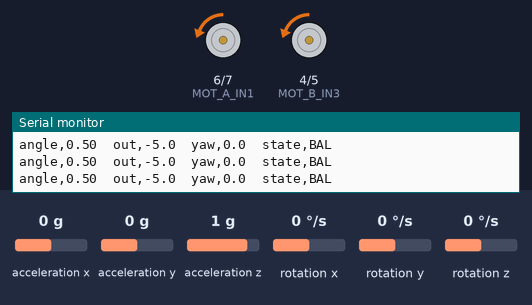
This sketch was run on a simulated ESP32-C6. Parts: motor-driver pin pairs drawn as motors (green arrow = first pin HIGH = forward, orange = second pin HIGH = backward, longer = more drive, scaled by the enable pin), the last lines printed to the serial monitor. Inputs (shaded band) come from the test bench; at power-on: rotation z 0 °/s, acceleration y 0 g, acceleration x 0 g, acceleration z 1 g, rotation x 0 °/s, rotation y 0 °/s.

Above: at 1.7 s.
1.8 s: rotation z set to -192 °/s
At 2.94 s:
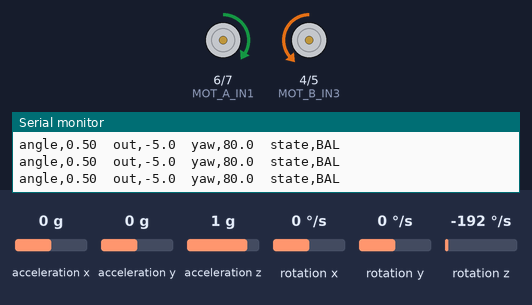
At 4.3 s:
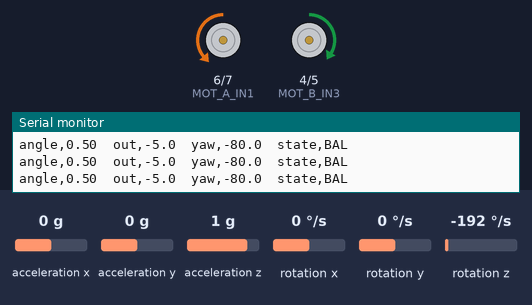
4.8 s: acceleration y set to -0.8 g
7.8 s: acceleration x set to -0.8 g
At 8.3 s:
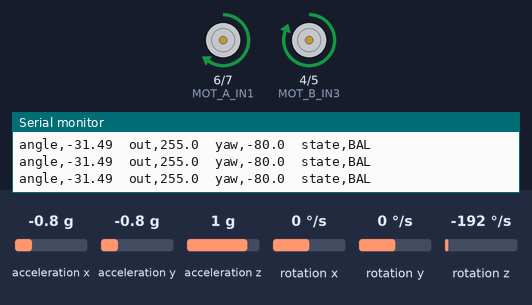
Timing chart, 0 to 11.3 s (numbered marks = the images above; inputs shaded):
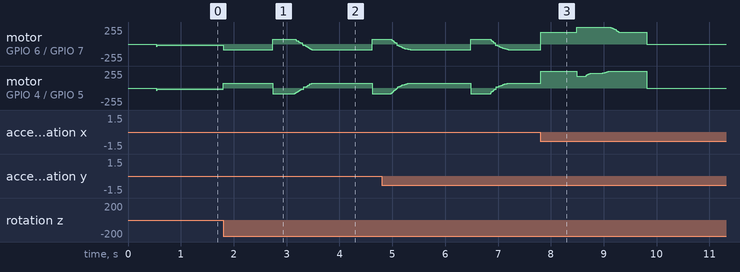

Measured:
- after the input at 1.8 s, motor on GPIO 6 (MOT_A_IN1) / GPIO 7 (MOT_A_IN2): ramps from forward 75/255 to backward 85/255 and jumps back, once every 1.9 s; motor on GPIO 4 (MOT_B_IN3) / GPIO 5 (MOT_B_IN4): ramps from backward 85/255 to forward 75/255 and jumps back, once every 1.9 s

The sketch:

esp32c6_self_balancing_robot.ino
```cpp
/*
 * =====================================================================================
 *  ESP32-C6 DevKitC-1  |  Self-Balancing Robot  (DMP approach)
 * =====================================================================================
 *
 *  BOARD      : "ESP32C6 Dev Module"  (Arduino-ESP32 core 3.x)
 *
 *  WIRING
 *  ------
 *    MPU6050            ESP32-C6
 *      VCC      ->      3V3          (NOT 5V - the module's LDO is unreliable on clones)
 *      GND      ->      GND
 *      SDA      ->      GPIO21
 *      SCL      ->      GPIO22
 *      AD0      ->      GND          (I2C address 0x68)
 *      INT      ->      (unused, we poll the FIFO)
 *
 *    L298N              ESP32-C6
 *      IN1      ->      GPIO6
 *      IN2      ->      GPIO7
 *      ENA      ->      GPIO8
 *      IN3      ->      GPIO4
 *      IN4      ->      GPIO5
 *      ENB      ->      GPIO10
 *      +12V     ->      2x18650 in series (~7.4V)
 *      GND      ->      battery GND  *AND*  ESP32 GND  (common ground is mandatory)
 *      +5V      ->      ESP32 5V/VIN pin (on-board 78M05 regulator, keep 5V jumper ON)
 * =====================================================================================
 */

#include <Wire.h>
#include "I2Cdev.h"
#include "MPU6050_6Axis_MotionApps20.h"
#include <PID_v1.h>

// =====================================================================================
//  PIN MAP
// =====================================================================================
#define I2C_SDA        21
#define I2C_SCL        22

#define MOT_A_IN1       6
#define MOT_A_IN2       7
#define MOT_A_EN        8      // PWM - ENA
#define MOT_B_IN3       4
#define MOT_B_IN4       5
#define MOT_B_EN       10      // PWM - ENB

// =====================================================================================
//  TUNABLES
// =====================================================================================

// ---- PID gains (tune in order: Kp, then Kd, then Ki) ----
double Kp = 10.0;
double Ki = 0;
double Kd = 0.5;

// ---- PID output clamp. Also the max PWM duty we ever send (0-255 scale) ----
#define PID_OUTPUT_LIMIT   255.0

// ---- Yaw anti-spin PID (keeps robot pointing straight) ----
double YawKp = 2.5;
double YawKi = 0.0;
double YawKd = 0.6;

// ---- PID sample time. MUST match the DMP rate (default DMP output = 100 Hz = 10 ms).
//      PID_v1 defaults to 100 ms which is far too slow to balance anything. ----
#define PID_SAMPLE_TIME_MS   10

// ---- Which DMP axis is "pitch" for your mounting orientation ----
//      0 = yaw, 1 = pitch, 2 = roll.  If the robot leans forward and the printed
//      angle barely moves, you picked the wrong axis - try 2.
#define TILT_AXIS             1

// ---- Mechanical zero. If the robot creeps forward at rest, nudge this by
//      +/- 0.5 deg until it sits still. ----
#define ANGLE_TRIM           0.5

// ---- Motor deadband. BO motors typically do nothing below ~40/255 duty.
//      Too high causes buzzing / limit-cycle oscillation. ----
#define MOTOR_MIN_PWM         20

// ---- PWM config. L298N is slow; 1 kHz is a safe, quiet-enough compromise. ----
#define PWM_FREQ_HZ        1000
#define PWM_RESOLUTION        8      // 8-bit -> analogWrite range 0..255

// ---- Fall detection ----
#define FALL_OUTPUT_THRESHOLD   (PID_OUTPUT_LIMIT - 5.0)
#define FALL_HOLD_MS          2000
#define FALL_ANGLE_LIMIT        45.0
#define RECOVER_ANGLE            3.0

// ---- Serial telemetry interval (printing every loop would throttle the loop) ----
#define PRINT_INTERVAL_MS      50

// =====================================================================================
//  GLOBALS
// =====================================================================================
MPU6050 mpu;                        // AD0 -> GND, so default address 0x68

bool     dmpReady    = false;
uint8_t  devStatus   = 0;
uint16_t packetSize  = 0;
uint16_t fifoCount   = 0;
uint8_t  fifoBuffer[64];

Quaternion  q;                      // [w, x, y, z]
VectorFloat gravity;                // [x, y, z]
float       ypr[3];                 // [yaw, pitch, roll] in radians

double pidInput    = 0.0;
double pidOutput   = 0.0;
double pidSetpoint = 0.0;

double yawInput    = 0.0;
double yawOutput   = 0.0;
double yawSetpoint = 0.0;

PID pid(&pidInput, &pidOutput, &pidSetpoint, Kp, Ki, Kd, DIRECT);
PID yawPid(&yawInput, &yawOutput, &yawSetpoint, YawKp, YawKi, YawKd, DIRECT);
#define YAW_OUTPUT_LIMIT   80.0

bool     fallen        = false;
uint32_t saturatedSince = 0;
uint32_t lastPrint      = 0;

// =====================================================================================
//  MOTOR CONTROL
// =====================================================================================
void setupMotors() {
  pinMode(MOT_A_IN1, OUTPUT);
  pinMode(MOT_A_IN2, OUTPUT);
  pinMode(MOT_B_IN3, OUTPUT);
  pinMode(MOT_B_IN4, OUTPUT);
  pinMode(MOT_A_EN,  OUTPUT);
  pinMode(MOT_B_EN,  OUTPUT);

  analogWriteResolution(MOT_A_EN, PWM_RESOLUTION);
  analogWriteResolution(MOT_B_EN, PWM_RESOLUTION);
  analogWriteFrequency(MOT_A_EN, PWM_FREQ_HZ);
  analogWriteFrequency(MOT_B_EN, PWM_FREQ_HZ);

  stopMotors();
}

void stopMotors() {
  analogWrite(MOT_A_EN, 0);
  analogWrite(MOT_B_EN, 0);
  digitalWrite(MOT_A_IN1, LOW);
  digitalWrite(MOT_A_IN2, LOW);
  digitalWrite(MOT_B_IN3, LOW);
  digitalWrite(MOT_B_IN4, LOW);
}

/*
 * driveMotorPair(cmdA, cmdB)
 * --------------------------
 * The two motors run INDEPENDENTLY: cmdA = balance + yaw, cmdB = balance - yaw.
 * Equal parts balance the robot, the differential steers it back to straight.
 *
 * Sign convention:
 *    pidOutput > 0  ->  tilting FORWARD  ->  drive FORWARD  to catch it
 *    pidOutput < 0  ->  tilting BACKWARD ->  drive BACKWARD to catch it
 *
 * If the robot accelerates INTO the fall, swap one motor's wires (OUT3/OUT4),
 * not this code.
 */
void driveMotorPair(double cmdA, double cmdB) {
  int pwmA = (int)fabs(cmdA);
  int pwmB = (int)fabs(cmdB);

  if (pwmA > (int)PID_OUTPUT_LIMIT) pwmA = (int)PID_OUTPUT_LIMIT;
  if (pwmB > (int)PID_OUTPUT_LIMIT) pwmB = (int)PID_OUTPUT_LIMIT;
  if (pwmA > 0 && pwmA < MOTOR_MIN_PWM) pwmA = MOTOR_MIN_PWM;
  if (pwmB > 0 && pwmB < MOTOR_MIN_PWM) pwmB = MOTOR_MIN_PWM;

  if (cmdA > 0)      { digitalWrite(MOT_A_IN1, HIGH); digitalWrite(MOT_A_IN2, LOW); }
  else if (cmdA < 0) { digitalWrite(MOT_A_IN1, LOW);  digitalWrite(MOT_A_IN2, HIGH); }
  else               { digitalWrite(MOT_A_IN1, LOW);  digitalWrite(MOT_A_IN2, LOW); }

  if (cmdB > 0)      { digitalWrite(MOT_B_IN3, HIGH); digitalWrite(MOT_B_IN4, LOW); }
  else if (cmdB < 0) { digitalWrite(MOT_B_IN3, LOW);  digitalWrite(MOT_B_IN4, HIGH); }
  else               { digitalWrite(MOT_B_IN3, LOW);  digitalWrite(MOT_B_IN4, LOW); }

  analogWrite(MOT_A_EN, pwmA);
  analogWrite(MOT_B_EN, pwmB);
}

// =====================================================================================
//  PID RESET (used after a fall, to dump the accumulated integral term)
// =====================================================================================
void resetPid() {
  pid.SetMode(MANUAL);
  pidOutput = 0.0;
  pid.SetMode(AUTOMATIC);
  yawPid.SetMode(MANUAL);
  yawOutput = 0.0;
  yawPid.SetMode(AUTOMATIC);
}

// =====================================================================================
//  SETUP
// =====================================================================================
void setup() {
  Serial.begin(115200);
  uint32_t t0 = millis();
  while (!Serial && (millis() - t0) < 2000) { /* wait briefly for USB CDC */ }

  Serial.println();
  Serial.println(F("================================================"));
  Serial.println(F(" ESP32-C6 Self-Balancing Robot (DMP)"));
  Serial.println(F("================================================"));

  setupMotors();

  // ---------------- I2C ----------------
  Wire.begin(I2C_SDA, I2C_SCL);
  Wire.setClock(100000);                 // 100 kHz - reliable on clones + long wires

  // ---------------- MPU6050 ----------------
  Serial.println(F("[MPU] Initializing device..."));
  mpu.initialize();

  Serial.print(F("[MPU] Connection test: "));
  Serial.println(mpu.testConnection() ? F("MPU6050 OK") : F("MPU6050 FAILED"));

  // ---------------- DMP (with retry) ----------------
  Serial.println(F("[DMP] Initializing DMP..."));
  for (int attempt = 1; attempt <= 3; attempt++) {
    devStatus = mpu.dmpInitialize();
    if (devStatus == 0) break;
    Serial.print(F("[DMP] attempt "));
    Serial.print(attempt);
    Serial.print(F(" failed (code "));
    Serial.print(devStatus);
    Serial.println(F(") - retrying"));
    delay(300);
  }

  // These six numbers come from the calibration sketch (imu_cal.ino).
  // Re-run calibration if you re-mount the sensor or swap the module.
  mpu.setXAccelOffset(-5758);
  mpu.setYAccelOffset( 5042);
  mpu.setZAccelOffset(10170);
  mpu.setXGyroOffset (   11);
  mpu.setYGyroOffset (   55);
  mpu.setZGyroOffset (   -4);

  if (devStatus == 0) {
    Serial.println(F("[DMP] Enabling DMP..."));
    mpu.setDMPEnabled(true);

    packetSize = mpu.dmpGetFIFOPacketSize();
    Serial.print(F("[DMP] FIFO packet size: "));
    Serial.println(packetSize);

    mpu.resetFIFO();
    dmpReady = true;
    Serial.println(F("[DMP] Ready."));
  } else {
    Serial.print(F("[DMP] INIT FAILED (code "));
    Serial.print(devStatus);
    Serial.println(F(")"));
    Serial.println(F("      1 = memory load failed"));
    Serial.println(F("      2 = DMP config updates failed"));
    Serial.println(F("      Motors will stay disabled."));
    stopMotors();
  }

  // ---------------- PID ----------------
  pid.SetMode(AUTOMATIC);
  pid.SetSampleTime(PID_SAMPLE_TIME_MS);
  pid.SetOutputLimits(-PID_OUTPUT_LIMIT, PID_OUTPUT_LIMIT);

  yawPid.SetMode(AUTOMATIC);
  yawPid.SetSampleTime(PID_SAMPLE_TIME_MS);
  yawPid.SetOutputLimits(-YAW_OUTPUT_LIMIT, YAW_OUTPUT_LIMIT);

  Serial.println(F("[PID] Kp=8.0  Ki=10.0  Kd=1.8  limits=+/-200  DIRECT"));
  Serial.println(F("Format:  angle,<deg>  out,<pwm>  yaw,<deg>  state,<BAL|FALL>"));
  Serial.println(F("------------------------------------------------"));
}

// =====================================================================================
//  MAIN LOOP  -  free-running, no blocking delays
// =====================================================================================
void loop() {
  if (!dmpReady) {
    stopMotors();
    return;
  }

  fifoCount = mpu.getFIFOCount();

  // ---- FIFO overflow: 1024-byte buffer is full, data is garbage. Flush it. ----
  if (fifoCount >= 1024) {
    mpu.resetFIFO();
    Serial.println(F("[FIFO] overflow - reset"));
    return;
  }

  // ---- Misaligned FIFO (partial packet from a glitched read). Flush it. ----
  if (packetSize > 0 && (fifoCount % packetSize) != 0) {
    mpu.resetFIFO();
    return;
  }

  // ---- Nothing new yet: bail out immediately and come straight back. ----
  if (fifoCount < packetSize) {
    return;
  }

  // ---- Drain to the NEWEST packet so we always act on the freshest angle ----
  while (fifoCount >= packetSize) {
    mpu.getFIFOBytes(fifoBuffer, packetSize);
    fifoCount -= packetSize;
  }

  // ---------------- Compute tilt angle ----------------
  mpu.dmpGetQuaternion(&q, fifoBuffer);
  mpu.dmpGetGravity(&gravity, &q);
  mpu.dmpGetYawPitchRoll(ypr, &q, &gravity);

  double angle = (ypr[TILT_AXIS] * 180.0 / M_PI) + ANGLE_TRIM;
  pidInput = angle;

  // ---------------- PID ----------------
  pid.Compute();

  // Yaw PID: ypr[0] = DMP yaw in radians -> degrees
  yawInput = ypr[0] * 180.0 / M_PI;
  yawPid.Compute();

  // ---------------- Fall detection ----------------
  uint32_t now = millis();

  if (fabs(angle) > FALL_ANGLE_LIMIT) {
    fallen = true;
  }

  if (fabs(pidOutput) >= FALL_OUTPUT_THRESHOLD) {
    if (saturatedSince == 0) {
      saturatedSince = now;
    } else if ((now - saturatedSince) > FALL_HOLD_MS) {
      fallen = true;
    }
  } else {
    saturatedSince = 0;
  }

  // ---------------- Drive / protect ----------------
  if (fallen) {
    stopMotors();

    if (fabs(angle) < RECOVER_ANGLE) {
      fallen         = false;
      saturatedSince = 0;
      resetPid();
      mpu.resetFIFO();
      Serial.println(F("[FALL] recovered - PID reset, re-armed"));
    }
  } else {
    // balance + yaw differential on the two motors
    driveMotorPair(pidOutput + yawOutput, pidOutput - yawOutput);
  }

  // ---------------- Telemetry (throttled, non-blocking) ----------------
  if (now - lastPrint >= PRINT_INTERVAL_MS) {
    lastPrint = now;
    Serial.print(F("angle,"));
    Serial.print(angle, 2);
    Serial.print(F("  out,"));
    Serial.print(pidOutput, 1);
    Serial.print(F("  yaw,"));
    Serial.print(yawOutput, 1);
    Serial.print(F("  state,"));
    Serial.println(fallen ? F("FALL") : F("BAL"));
  }
}

/*
 * =====================================================================================
 *  TUNING PROCEDURE
 * =====================================================================================
 *  0. Hold the robot upright. Confirm angle ~0 when vertical and POSITIVE when
 *     tilted forward. If negative, swap one motor's wires on OUT3/OUT4.
 *
 *  1. Set Ki = 0, Kd = 0. Raise Kp until the robot fights back hard and
 *     oscillates around vertical with roughly equal-sized swings.
 *
 *  2. Add Kd (start 0.5, step 0.2) until oscillation damps out. Too much Kd =
 *     high-frequency buzzing/jitter.
 *
 *  3. Add Ki last (start 5, step 2). Ki removes slow drift/creep. Too much Ki =
 *     slow lumbering oscillation that grows over several seconds.
 *
 *  4. Adjust ANGLE_TRIM in 0.2 deg steps until the robot stops drifting.
 *
 *  Change ONE gain at a time. Re-flash between changes and give it 20 seconds.
 * =====================================================================================
 */
```
